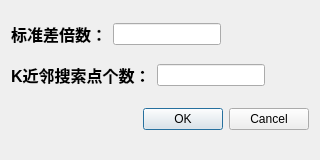
<?xml version="1.0" encoding="UTF-8"?>
<ui version="4.0">
 <class>FilterStatistical</class>
 <widget class="QDialog" name="FilterStatistical">
  <property name="geometry">
   <rect>
    <x>0</x>
    <y>0</y>
    <width>320</width>
    <height>160</height>
   </rect>
  </property>
  <property name="minimumSize">
   <size>
    <width>320</width>
    <height>160</height>
   </size>
  </property>
  <property name="maximumSize">
   <size>
    <width>320</width>
    <height>160</height>
   </size>
  </property>
  <property name="windowTitle">
   <string>Dialog</string>
  </property>
  <layout class="QGridLayout" name="gridLayout">
   <item row="0" column="0">
    <layout class="QHBoxLayout" name="horizontalLayout_2">
     <item>
      <widget class="QLabel" name="label">
       <property name="font">
        <font>
         <family>Arial</family>
         <pointsize>12</pointsize>
         <weight>75</weight>
         <bold>true</bold>
        </font>
       </property>
       <property name="text">
        <string>标准差倍数：</string>
       </property>
      </widget>
     </item>
     <item>
      <widget class="QLineEdit" name="lineEdit"/>
     </item>
     <item>
      <spacer name="horizontalSpacer">
       <property name="orientation">
        <enum>Qt::Horizontal</enum>
       </property>
       <property name="sizeHint" stdset="0">
        <size>
         <width>40</width>
         <height>20</height>
        </size>
       </property>
      </spacer>
     </item>
    </layout>
   </item>
   <item row="1" column="0">
    <layout class="QHBoxLayout" name="horizontalLayout">
     <item>
      <widget class="QLabel" name="label_2">
       <property name="font">
        <font>
         <family>Arial</family>
         <pointsize>12</pointsize>
         <weight>75</weight>
         <bold>true</bold>
        </font>
       </property>
       <property name="text">
        <string>K近邻搜索点个数：</string>
       </property>
      </widget>
     </item>
     <item>
      <widget class="QLineEdit" name="lineEdit_2"/>
     </item>
     <item>
      <spacer name="horizontalSpacer_2">
       <property name="orientation">
        <enum>Qt::Horizontal</enum>
       </property>
       <property name="sizeHint" stdset="0">
        <size>
         <width>40</width>
         <height>20</height>
        </size>
       </property>
      </spacer>
     </item>
    </layout>
   </item>
   <item row="2" column="0">
    <layout class="QHBoxLayout">
     <property name="spacing">
      <number>6</number>
     </property>
     <property name="leftMargin">
      <number>0</number>
     </property>
     <property name="topMargin">
      <number>0</number>
     </property>
     <property name="rightMargin">
      <number>0</number>
     </property>
     <property name="bottomMargin">
      <number>0</number>
     </property>
     <item>
      <spacer>
       <property name="orientation">
        <enum>Qt::Horizontal</enum>
       </property>
       <property name="sizeHint" stdset="0">
        <size>
         <width>131</width>
         <height>31</height>
        </size>
       </property>
      </spacer>
     </item>
     <item>
      <widget class="QPushButton" name="okButton">
       <property name="text">
        <string>OK</string>
       </property>
      </widget>
     </item>
     <item>
      <widget class="QPushButton" name="cancelButton">
       <property name="text">
        <string>Cancel</string>
       </property>
      </widget>
     </item>
    </layout>
   </item>
  </layout>
 </widget>
 <resources/>
 <connections>
  <connection>
   <sender>okButton</sender>
   <signal>clicked()</signal>
   <receiver>FilterStatistical</receiver>
   <slot>btn_Ok_clicked()</slot>
   <hints>
    <hint type="sourcelabel">
     <x>228</x>
     <y>140</y>
    </hint>
    <hint type="destinationlabel">
     <x>96</x>
     <y>254</y>
    </hint>
   </hints>
  </connection>
  <connection>
   <sender>cancelButton</sender>
   <signal>clicked()</signal>
   <receiver>FilterStatistical</receiver>
   <slot>btn_Cancel_clicked()</slot>
   <hints>
    <hint type="sourcelabel">
     <x>309</x>
     <y>140</y>
    </hint>
    <hint type="destinationlabel">
     <x>179</x>
     <y>282</y>
    </hint>
   </hints>
  </connection>
 </connections>
 <slots>
  <slot>btn_Ok_clicked()</slot>
  <slot>btn_Cancel_clicked()</slot>
 </slots>
</ui>
